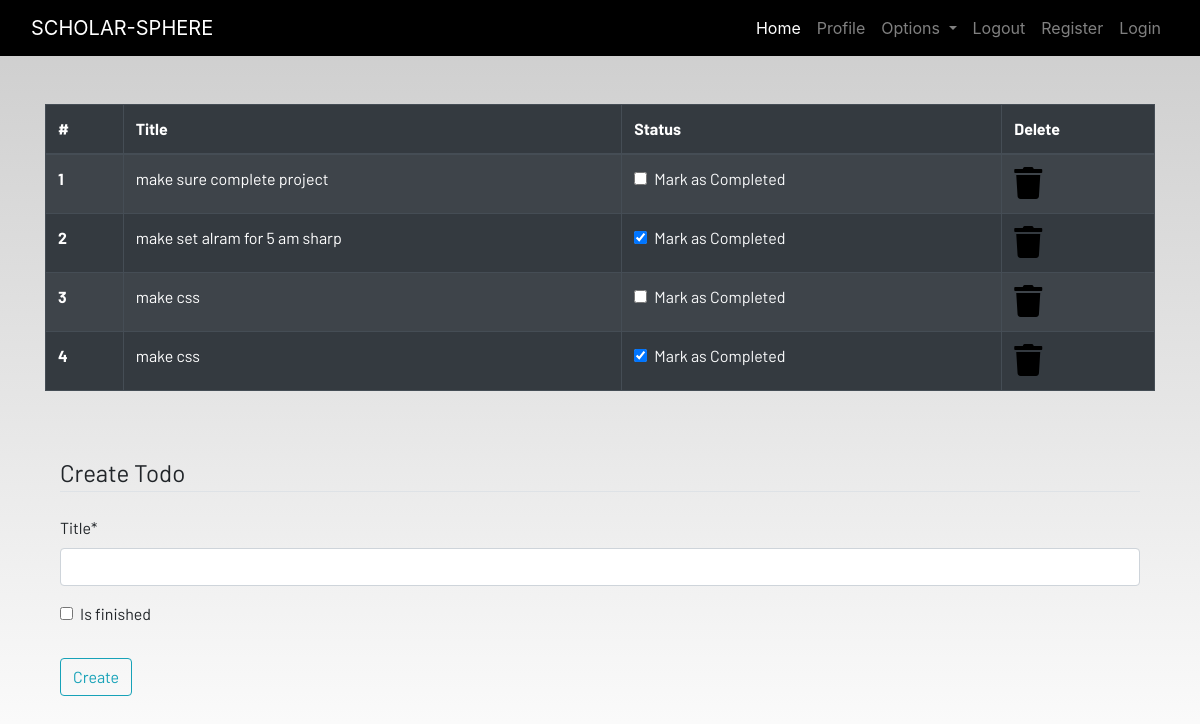
The app's page /todo (signed in), older data.
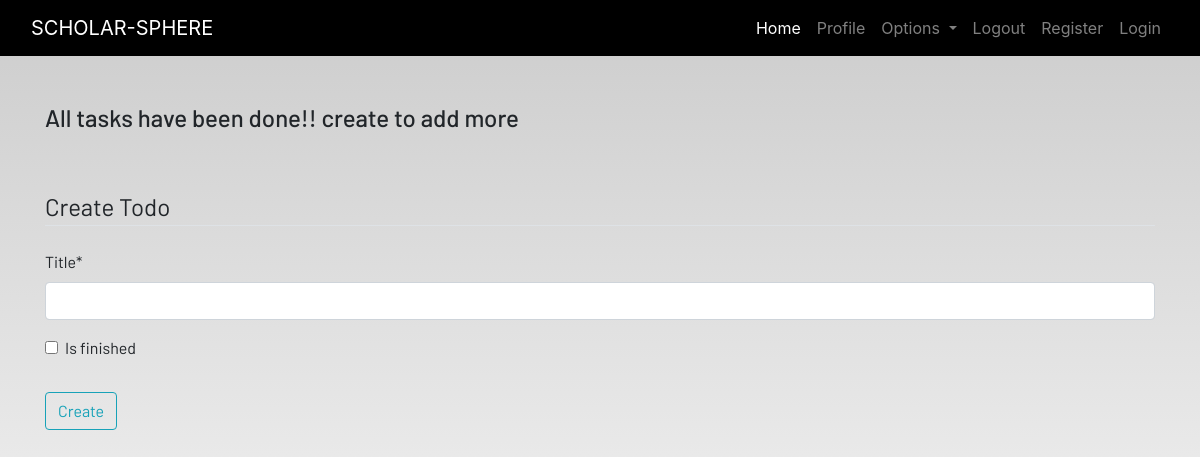
The same page, newer data.
### dashboard/models.py (models this page shows, shortened)
class Todo(models.Model):
    user = models.ForeignKey(User ,on_delete=models.CASCADE)
    title = models.CharField(max_length=100)
    is_finished = models.BooleanField(default=False)

### dashboard/views.py (the view)
# urls.py: path('todo' , views.todo, name ="todo"),
def todo(request):
    if request.method == 'POST':
        form = TodoForm(request.POST)
        if form.is_valid:
            try:
                finished = request.POST["is_finished"]
                if finished == "on":
                    finished = True
                else:
                    finished = False
            except:
                finished = False
            todos = Todo(user = request.user, title =request.POST['title'] , is_finished = finished )
            todos.save()
            messages.success(request ,f"Todo added from :{request.user.username} ")
    else:
        form = TodoForm()
    alldata = Todo.objects.filter(user = request.user)
    if len(alldata) == 0:
        todo_done = True
    else:
        todo_done = False
    context = {'alldata':alldata , 'form':form ,'todo_done':todo_done}
    return render(request , 'dashboard/todo.html' , context)

### dashboard/forms.py
class TodoForm(forms.ModelForm):
    class Meta:
        model = Todo
        fields = ['title' , 'is_finished']

### dashboard/templates/dashboard/todo.html (shortened to what this page needs)
{% extends 'dashboard/base.html' %}
{% load static %}
{% load crispy_forms_tags %}
{% block content %}
<div class="container">
    {% if todo_done == False  %}
    <table class="table table-striped table-bordered table-hover table-dark">
        <thead>
            <tr>
                <th scope="col">#</th>
                <th scope="col">Title</th>
                <th scope="col">Status</th>
                <th scope="col">Delete</th>
            </tr>
        </thead>
        <tbody> {% for data in alldata%}
            <tr>
                <th scope="row">{{forloop.counter}}</th>
                <td>{{data.title}}</td>
                <td>
                    <a href="{% url 'update-todo' data.id %}">
                        <div class="form-check">
                            {%if data.is_finished %}
                            <input class="form-check-input" type="checkbox" value="" checked >
                            {%else %}
                            <input class="form-check-input" type="checkbox" value="">
                            {% endif%}
                            <label class="form-check-label text-light" for="flexCheckDefault">
                                Mark as Completed
                            </label>
                        </div>
                    </a>
                </td>
                <td><a href="{% url 'delete-todo' data.id %}"><i class="fa fa-trash fa-2x"></i></a></td>
          </tr>  {% endfor %}
        </tbody>
    </table>
    {%else %}
    <h4>All tasks have been done!! create to add more</h4>
</div> {% endif %}<br><br>
<div class="container">
    <form method="POST">
        <fieldset class="form-group">
            <legend class="border-bottom mb-4">Create Todo</legend>
            {{form|crispy }}
        </fieldset>
        <div class="form-group">
            <button href="" class="btn btn-outline-info" type="submit">
                Create
            </button>
        </div>
    </form>
</div>
{% endblock content %}

Row changes from the older to the newer data that the page shows:
removed Todo: title "make sure complete project"
removed Todo: title "make set alram for 5 am sharp"
removed Todo: title "make css"
removed Todo: title "make css"
Text that changed along with them:
text no longer shown: "# Title Status Delete"
text now shown: "All tasks have been done!! create to add more"
